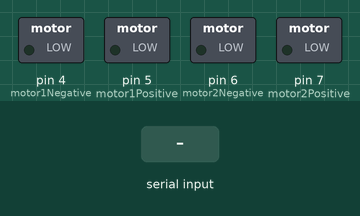
This sketch was run on a simulated Arduino Uno, built with avr-gcc and run on an emulated ATmega328P. Shown: switched loads named in the sketch (green lamp = pin HIGH). Inputs (shaded band) come from the test bench.

Above: at 1.2 s.
1.3 s: "LF" received over Serial
At 1.8 s:
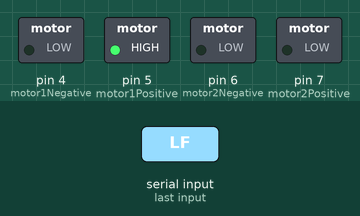
2.8 s: "LB" received over Serial
At 4.0 s:
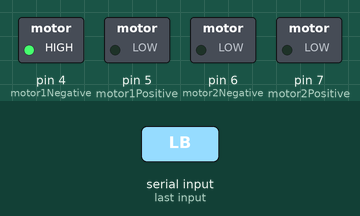
4.3 s: "RF" received over Serial
At 5.5 s:
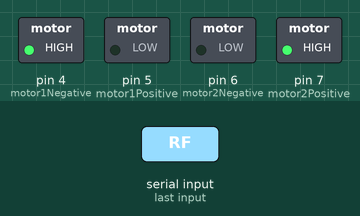
5.8 s: "LO" received over Serial
At 6.7 s:
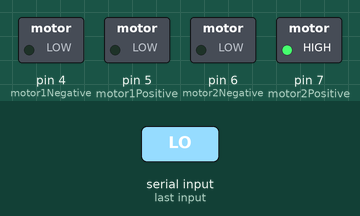
7.3 s: "RB" received over Serial
At 7.9 s:
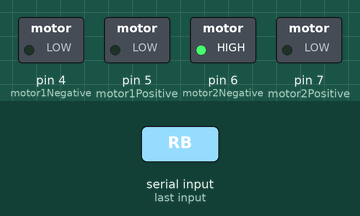
8.8 s: "RO" received over Serial
At 9.9 s:
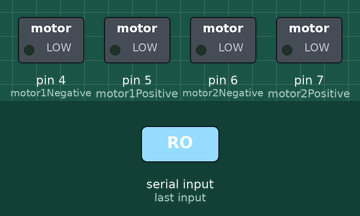
Timing chart, 0 to 11.3 s (numbered marks = the images above; inputs shaded):
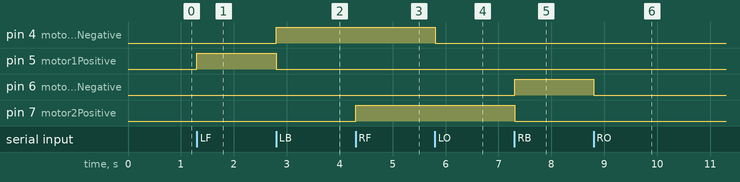

The sketch:

LED_Write_Read.ino
```cpp
char command;
String string;
#define motor1Negative 4
#define motor1Positive 5
#define motor2Negative 6
#define motor2Positive 7

  void setup()
  {
    Serial.begin(9600);
    pinMode(motor1Negative, OUTPUT);
    pinMode(motor1Positive, OUTPUT);
    pinMode(motor2Negative, OUTPUT);
    pinMode(motor2Positive, OUTPUT);
  }

  void loop()
  {
    if (Serial.available() > 0)
    {string = "";}

    while(Serial.available() > 0)
    {
      command = ((byte)Serial.read());

      if(command == ':')
      {
        break;
      }

      else
      {
        string += command;
      }

      delay(1);
    }

    if(string == "LF")
    {
        leftMotorForward();
    }

    if(string =="LO")
    {
        leftMotorOff();
    }
    if(string == "LB")
    {
        leftMotorBackward();
    }
    if(string == "RF")
    {
        rightMotorForward();
    }
    if(string == "RO")
    {
        rightMotorOff();
    }
    if(string == "RB")
    {
        rightMotorBackward();
    }
 }

void leftMotorForward()
   {
      analogWrite(motor1Negative, 0);
      analogWrite(motor1Positive, 255);
      delay(10);
    }
void leftMotorOff()
   {
      analogWrite(motor1Negative, 0);
      analogWrite(motor1Positive, 0);
      delay(10);
    }
void leftMotorBackward()
   {
      analogWrite(motor1Negative, 255);
      analogWrite(motor1Positive, 0);
      delay(10);
    }
void rightMotorForward()
   {
      analogWrite(motor2Negative, 0);
      analogWrite(motor2Positive, 255);
      delay(10);
    }
void rightMotorOff()
   {
      analogWrite(motor2Negative, 0);
      analogWrite(motor2Positive, 0);
      delay(10);
    }
void rightMotorBackward()
   {
      analogWrite(motor2Negative, 255);
      analogWrite(motor2Positive, 0);
      delay(10);
    }
```

Measured:
- after the input at 1.3 s, pin 5 (motor1Positive): LOW → HIGH at once
- after the input at 2.8 s, pin 4 (motor1Negative): LOW → HIGH at once; pin 5 (motor1Positive): HIGH → LOW at once
- after the input at 4.3 s, pin 7 (motor2Positive): LOW → HIGH at once
- after the input at 5.8 s, pin 4 (motor1Negative): HIGH → LOW at once
- after the input at 7.3 s, pin 6 (motor2Negative): LOW → HIGH at once; pin 7 (motor2Positive): HIGH → LOW at once
- after the input at 8.8 s, pin 6 (motor2Negative): HIGH → LOW at once
